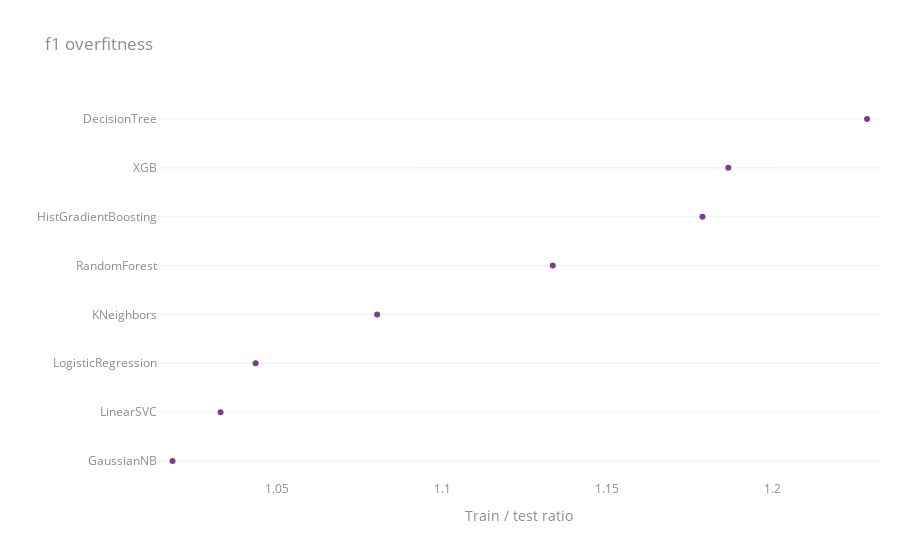

Source (notebook cell):
### Code cell
# show a measure of how much each estimator is overfitting when comparing test and train scores.

pnd.plot.overfitness(metric="f1")

### Figure 1 — Plotly figure (JSON) as saved in the notebook; plotly's stock layout.template omitted (floating-point values rounded to 4 significant figures)
{"data": [{"alignmentgroup": "True", "boxpoints": "all", "fillcolor": "rgba(255,255,255,0)", "hoveron": "points", "hovertemplate": "train_f1=%{x}<br>Model=%{y}<extra></extra>", "legendgroup": "", "line": {"color": "rgba(255,255,255,0)"}, "marker": {"color": "rgb(127, 60, 141)"}, "name": "", "offsetgroup": "", "orientation": "v", "pointpos": 0, "showlegend": false, "type": "box", "x": [1.018, 1.033, 1.043, 1.081, 1.134, 1.178, 1.187, 1.228], "x0": " ", "xaxis": "x", "y": ["GaussianNB", "LinearSVC", "LogisticRegression", "KNeighbors", "RandomForest", "HistGradientBoosting", "XGB", "DecisionTree"], "y0": " ", "yaxis": "y"}], "layout": {"boxmode": "group", "legend": {"tracegroupgap": 0}, "title": {"text": "f1 overfitness"}, "xaxis": {"anchor": "y", "domain": [0, 1], "title": {"text": "Train / test ratio"}}, "yaxis": {"anchor": "x", "domain": [0, 1], "title": {"text": ""}}}}
